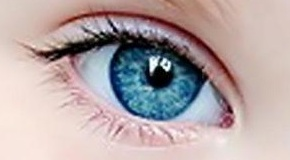
#> input picture olho.jpg, 290 x 160 px
$ python alg012.py
#> lines starting #> are read from the running program, lines starting #| are printed output that depends on the picture; after the words box and inside, x2 and y2 are one past the last pixel; in counts of white or black regions, pixels touching at a corner belong together
"""Analisando mais um método de detecção de bordas, aplique sobre o olho o detector Canny.
Utilize como referência os parâmetros 100 e 300 para obter o seguinte resultado."""

import numpy as np
import cv2

imagem_ = cv2.imread('olho.jpg')
#> imagem_ is the input picture: shape (160, 290, 3); mean B, G, R 166.4, 166.3, 180.4

suave = cv2.GaussianBlur(imagem_, (7, 7), 0)
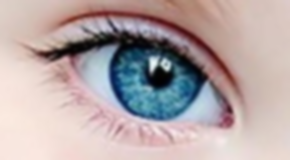
#> suave: shape (160, 290, 3); mean B, G, R 166.4, 166.3, 180.4
canny1 = cv2.Canny(suave, 100, 300)
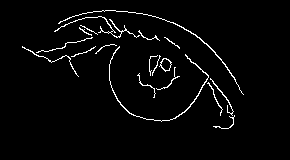
#> canny1: shape (160, 290); 2.9% white in thin lines or dots, all inside (x1, y1, x2, y2) = (22, 10, 244, 129)

result = np.hstack([canny1])
cv2.imshow("DETECTOR DE BORDAS CANNY", result)

cv2.waitKey(0)
cv2.destroyAllWindows()
